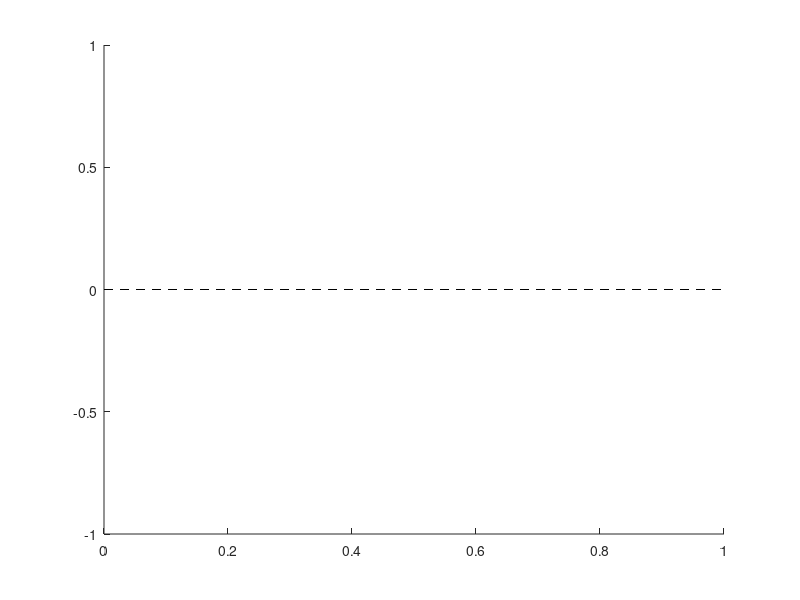

Reproduce this figure in MATLAB.
function l = hline(y0, varargin)
if nargin < 1
  y0 = 0;
end
a = axis;
l = line([a(1) a(2)], [y0 y0]);
set(l, 'LineStyle', '--', 'LineWidth', 0.5, 'color', 'k');

if length(varargin) > 0
  set(l, varargin{:});
end
end
